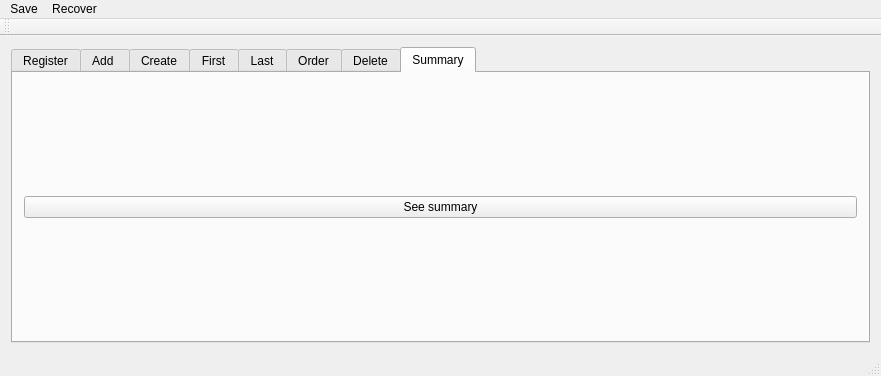
<?xml version="1.0" encoding="UTF-8"?>
<ui version="4.0">
 <class>MainWindow</class>
 <widget class="QMainWindow" name="MainWindow">
  <property name="geometry">
   <rect>
    <x>0</x>
    <y>0</y>
    <width>881</width>
    <height>376</height>
   </rect>
  </property>
  <property name="windowTitle">
   <string>MainWindow</string>
  </property>
  <widget class="QWidget" name="centralWidget">
   <layout class="QGridLayout" name="gridLayout">
    <item row="1" column="0" colspan="2">
     <widget class="QTabWidget" name="tabWidget">
      <property name="currentIndex">
       <number>7</number>
      </property>
      <widget class="QWidget" name="tab">
       <attribute name="title">
        <string>Register</string>
       </attribute>
       <layout class="QGridLayout" name="gridLayout_2">
        <item row="0" column="0">
         <widget class="QLabel" name="label">
          <property name="text">
           <string>Username:</string>
          </property>
         </widget>
        </item>
        <item row="0" column="1">
         <widget class="QLineEdit" name="username_input"/>
        </item>
        <item row="1" column="0" colspan="2">
         <widget class="QPushButton" name="register_submit">
          <property name="text">
           <string>Register</string>
          </property>
         </widget>
        </item>
       </layout>
      </widget>
      <widget class="QWidget" name="tab_2">
       <attribute name="title">
        <string>Add </string>
       </attribute>
       <layout class="QGridLayout" name="gridLayout_3">
        <item row="0" column="0">
         <widget class="QLabel" name="label_2">
          <property name="text">
           <string>Name:</string>
          </property>
         </widget>
        </item>
        <item row="0" column="1">
         <widget class="QLineEdit" name="name_input"/>
        </item>
        <item row="1" column="0">
         <widget class="QLabel" name="label_3">
          <property name="text">
           <string>Position in x:</string>
          </property>
         </widget>
        </item>
        <item row="1" column="1">
         <widget class="QSpinBox" name="x_input">
          <property name="minimum">
           <number>-1000</number>
          </property>
          <property name="maximum">
           <number>1000</number>
          </property>
          <property name="value">
           <number>0</number>
          </property>
         </widget>
        </item>
        <item row="2" column="0">
         <widget class="QLabel" name="label_4">
          <property name="text">
           <string>Position in y:</string>
          </property>
         </widget>
        </item>
        <item row="2" column="1">
         <widget class="QSpinBox" name="y_input">
          <property name="minimum">
           <number>-1000</number>
          </property>
          <property name="maximum">
           <number>1000</number>
          </property>
         </widget>
        </item>
        <item row="3" column="0">
         <widget class="QLabel" name="label_5">
          <property name="text">
           <string>Index:</string>
          </property>
         </widget>
        </item>
        <item row="3" column="1">
         <widget class="QSpinBox" name="index_input">
          <property name="maximum">
           <number>10000</number>
          </property>
         </widget>
        </item>
        <item row="4" column="1">
         <widget class="QPushButton" name="add_civilization_input">
          <property name="text">
           <string>Add civilization</string>
          </property>
         </widget>
        </item>
       </layout>
      </widget>
      <widget class="QWidget" name="tab_3">
       <attribute name="title">
        <string>Create</string>
       </attribute>
       <layout class="QGridLayout" name="gridLayout_4">
        <item row="4" column="1" colspan="2">
         <widget class="QPushButton" name="create_civilizations_submit">
          <property name="text">
           <string>Create civilizations</string>
          </property>
         </widget>
        </item>
        <item row="0" column="0">
         <widget class="QLabel" name="label_6">
          <property name="text">
           <string>Quantity:</string>
          </property>
         </widget>
        </item>
        <item row="1" column="0">
         <widget class="QLabel" name="label_7">
          <property name="text">
           <string>Name:</string>
          </property>
         </widget>
        </item>
        <item row="1" column="1" colspan="2">
         <widget class="QLineEdit" name="name_input_2"/>
        </item>
        <item row="0" column="1" colspan="2">
         <widget class="QSpinBox" name="quantity_input">
          <property name="minimum">
           <number>1</number>
          </property>
          <property name="maximum">
           <number>1000</number>
          </property>
         </widget>
        </item>
        <item row="2" column="0">
         <widget class="QLabel" name="label_8">
          <property name="text">
           <string>Position in x:</string>
          </property>
         </widget>
        </item>
        <item row="3" column="0">
         <widget class="QLabel" name="label_9">
          <property name="text">
           <string>Position in y:</string>
          </property>
         </widget>
        </item>
        <item row="2" column="1" colspan="2">
         <widget class="QSpinBox" name="x_input_2">
          <property name="minimum">
           <number>-1000</number>
          </property>
          <property name="maximum">
           <number>1000</number>
          </property>
         </widget>
        </item>
        <item row="3" column="1" colspan="2">
         <widget class="QSpinBox" name="y_input_2">
          <property name="minimum">
           <number>-1000</number>
          </property>
          <property name="maximum">
           <number>1000</number>
          </property>
         </widget>
        </item>
       </layout>
      </widget>
      <widget class="QWidget" name="tab_4">
       <attribute name="title">
        <string>First</string>
       </attribute>
       <layout class="QGridLayout" name="gridLayout_5">
        <item row="0" column="0">
         <widget class="QPlainTextEdit" name="first_civilization_display"/>
        </item>
        <item row="1" column="0">
         <widget class="QPushButton" name="first_civilization_submit">
          <property name="text">
           <string>View first civilization</string>
          </property>
         </widget>
        </item>
       </layout>
      </widget>
      <widget class="QWidget" name="tab_5">
       <attribute name="title">
        <string>Last</string>
       </attribute>
       <layout class="QGridLayout" name="gridLayout_6">
        <item row="0" column="0">
         <widget class="QPlainTextEdit" name="last_civilization_display"/>
        </item>
        <item row="1" column="0">
         <widget class="QPushButton" name="last_civilization_submit">
          <property name="text">
           <string>View last civilization</string>
          </property>
         </widget>
        </item>
       </layout>
      </widget>
      <widget class="QWidget" name="tab_6">
       <attribute name="title">
        <string>Order</string>
       </attribute>
       <layout class="QGridLayout" name="gridLayout_7">
        <item row="0" column="0">
         <widget class="QPushButton" name="order_civilizations_submit">
          <property name="text">
           <string>Order civilizations</string>
          </property>
         </widget>
        </item>
       </layout>
      </widget>
      <widget class="QWidget" name="tab_7">
       <attribute name="title">
        <string>Delete</string>
       </attribute>
       <layout class="QGridLayout" name="gridLayout_8">
        <item row="0" column="0">
         <widget class="QLabel" name="label_10">
          <property name="text">
           <string>Name:</string>
          </property>
         </widget>
        </item>
        <item row="0" column="1">
         <widget class="QLineEdit" name="delete_civilization_input"/>
        </item>
        <item row="1" column="0" colspan="2">
         <widget class="QPushButton" name="delete_civilization_submit">
          <property name="text">
           <string>Delete</string>
          </property>
         </widget>
        </item>
       </layout>
      </widget>
      <widget class="QWidget" name="tab_8">
       <attribute name="title">
        <string>Summary</string>
       </attribute>
       <layout class="QGridLayout" name="gridLayout_9">
        <item row="0" column="0">
         <widget class="QPushButton" name="summary_submit">
          <property name="text">
           <string>See summary</string>
          </property>
         </widget>
        </item>
       </layout>
      </widget>
     </widget>
    </item>
   </layout>
  </widget>
  <widget class="QToolBar" name="mainToolBar">
   <attribute name="toolBarArea">
    <enum>TopToolBarArea</enum>
   </attribute>
   <attribute name="toolBarBreak">
    <bool>true</bool>
   </attribute>
  </widget>
  <widget class="QStatusBar" name="statusBar"/>
  <widget class="QMenuBar" name="menuBar">
   <property name="geometry">
    <rect>
     <x>0</x>
     <y>0</y>
     <width>881</width>
     <height>22</height>
    </rect>
   </property>
   <widget class="QMenu" name="menuRegister">
    <property name="title">
     <string>Save</string>
    </property>
    <addaction name="separator"/>
   </widget>
   <widget class="QMenu" name="menuRecover">
    <property name="title">
     <string>Recover</string>
    </property>
   </widget>
   <addaction name="menuRegister"/>
   <addaction name="menuRecover"/>
  </widget>
  <action name="actionType_here">
   <property name="text">
    <string>Type here</string>
   </property>
  </action>
 </widget>
 <layoutdefault spacing="6" margin="11"/>
 <resources/>
 <connections/>
</ui>
